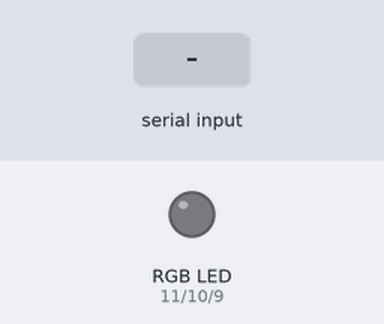
A sketch run on a simulated Arduino Uno, built with avr-gcc and run on an emulated ATmega328P. Parts: an RGB LED mixed from three pins (HIGH = lit). Inputs (shaded band) come from the test bench.

Above: at 1.2 s.
1.3 s: "1" received over Serial
At 2.5 s:
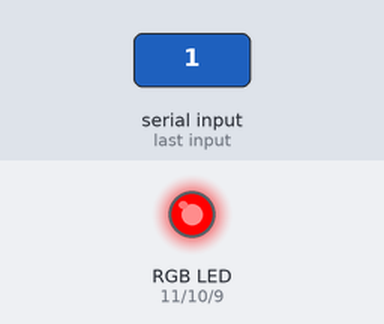
2.8 s: "2" received over Serial
At 3.7 s:
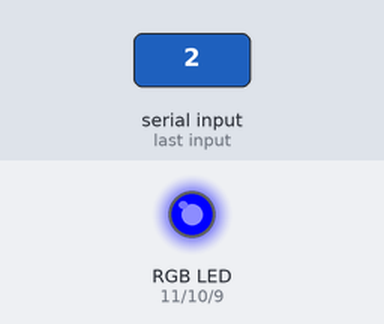
4.3 s: "3" received over Serial
At 4.8 s:
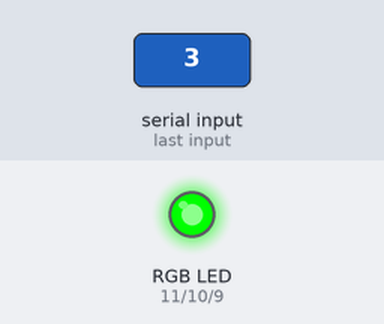
5.8 s: "4" received over Serial
At 7.0 s:
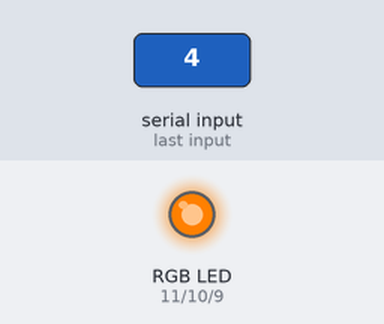
7.3 s: "5" received over Serial
At 8.3 s:
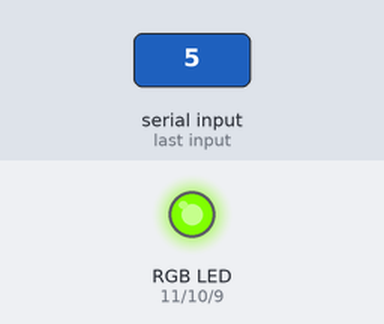
8.8 s: "1" received over Serial
At 9.5 s:
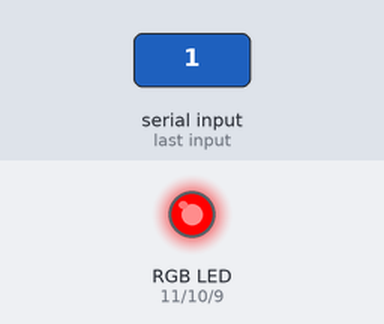
Timing chart, 0 to 11.3 s (numbered marks = the images above; inputs shaded):
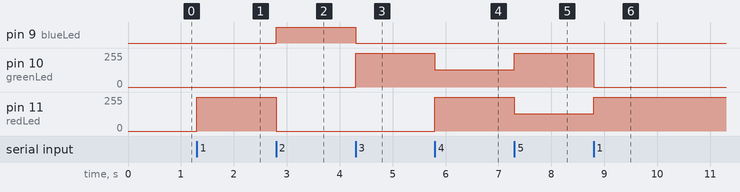

Measured:
- after the input at 1.3 s, pin 11 (redLed): 0/255 → 255/255 at once
- after the input at 2.8 s, pin 9 (blueLed): LOW → HIGH at once; pin 11 (redLed): 255/255 → 0/255 at once
- after the input at 4.3 s, pin 9 (blueLed): HIGH → LOW at once; pin 10 (greenLed): 0/255 → 255/255 at once
- after the input at 5.8 s, pin 10 (greenLed): 255/255 → 128/255 at once; pin 11 (redLed): 0/255 → 255/255 at once
- after the input at 7.3 s, pin 10 (greenLed): 128/255 → 255/255 at once; pin 11 (redLed): 255/255 → 128/255 at once
- after the input at 8.8 s, pin 10 (greenLed): 255/255 → 0/255 at once; pin 11 (redLed): 128/255 → 255/255 at once

The sketch:

wmata.ino
```cpp
// wmata.ino
const int redLed = 11;
const int greenLed = 10;
const int blueLed = 9;

int incomingByte = 0;

void setup() {
  Serial.begin(9600);

  pinMode(redLed, OUTPUT);
  pinMode(greenLed, OUTPUT);
  pinMode(blueLed, OUTPUT);
}

void loop() {
  if (Serial.available() > 0) {
    incomingByte = Serial.read();
    switch (incomingByte) {
    case 48:
      //nothing
      analogWrite(redLed, 0);
      analogWrite(greenLed, 0);
      analogWrite(blueLed, 0);
      break;
    case 49:
      //red
      analogWrite(redLed, 255);
      analogWrite(greenLed, 0);
      analogWrite(blueLed, 0);
      break;
    case 50:
      //blue
      analogWrite(redLed, 0);
      analogWrite(greenLed, 0);
      analogWrite(blueLed, 255);
      break;
    case 51:
      //green
      analogWrite(redLed, 0);
      analogWrite(greenLed, 255);
      analogWrite(blueLed, 0);
      break;
    case 52:
      //orange
      analogWrite(redLed, 255);
      analogWrite(greenLed, 128);
      analogWrite(blueLed, 0);
      break;
    case 53:
      //yellow
      analogWrite(redLed, 128);
      analogWrite(greenLed, 255);
      analogWrite(blueLed, 0);
    default:
      //nothing
      break;
    }
  }
  incomingByte = 0;
}
```
